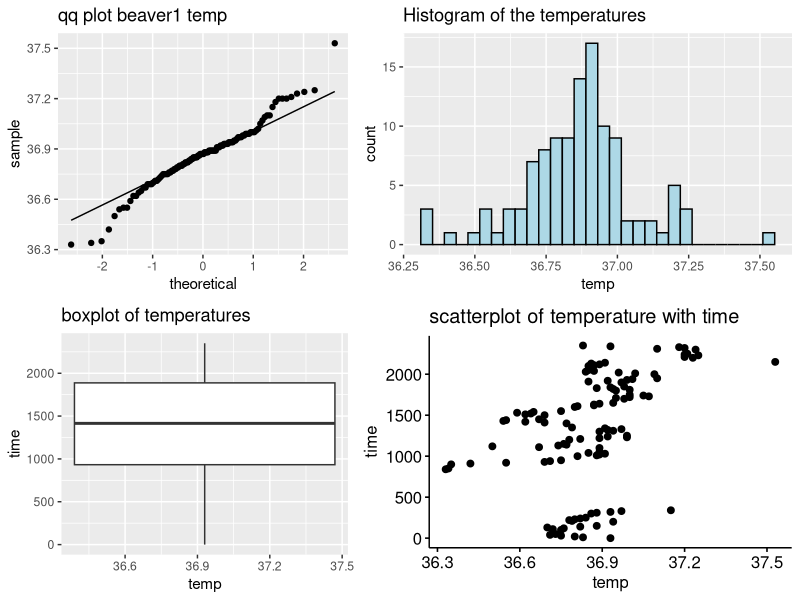
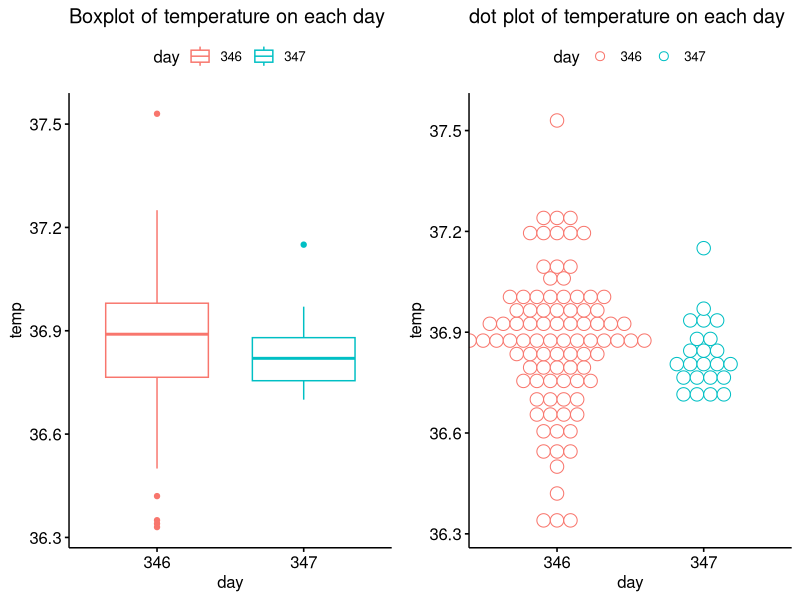
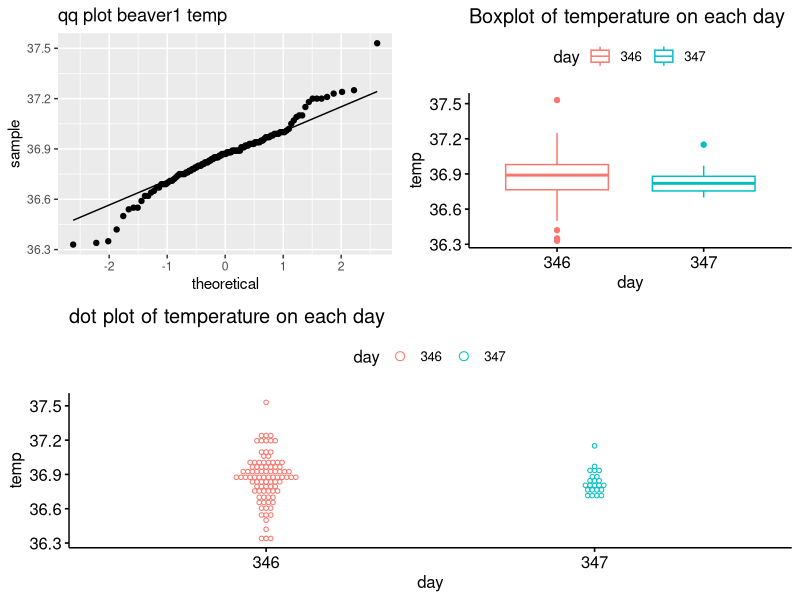

The R source for these figures, in order:
## ---- chunk 1
knitr::opts_chunk$set(echo = TRUE)
## ---- chunk 2
install.packages("ggpubr")
library(ggpubr)
## ---- chunk 3
qq <- ggplot(beaver1,aes(sample=temp))+geom_qq_line()+geom_qq()+ggtitle("qq plot beaver1 temp")

hist <- ggplot(beaver1,aes(x=temp))+geom_histogram(color="black",fill="lightblue")+ggtitle("Histogram of the temperatures")

box <- ggplot(beaver1,aes(x=temp,y=time))+geom_boxplot()+ggtitle("boxplot of temperatures")

scatter <- ggscatter(beaver1,x="temp",y="time")+ggtitle("scatterplot of temperature with time")

ggarrange(qq,hist,box,scatter,ncol=2,nrow=2,widths = c(1, 1.25))
## ---- chunk 4
bp <- ggboxplot(beaver1,x="day",y="temp",color="day")+ggtitle("Boxplot of temperature on each day")
dp <- ggdotplot(beaver1,x="day",y="temp",color="day")+ggtitle("dot plot of temperature on each day")
ggarrange(bp,dp,ncol=2,nrow=1)
## ---- chunk 5
install.packages("cowplot")
library(cowplot)

ggdraw()+draw_plot(dp, x = 0, y = 0, width = 1, height = 0.5)+draw_plot(bp,x=0.5,y=0.5,width = 0.5,height = 0.5)+draw_plot(qq,x=0,y=0.5,width = 0.5,height = 0.5)
